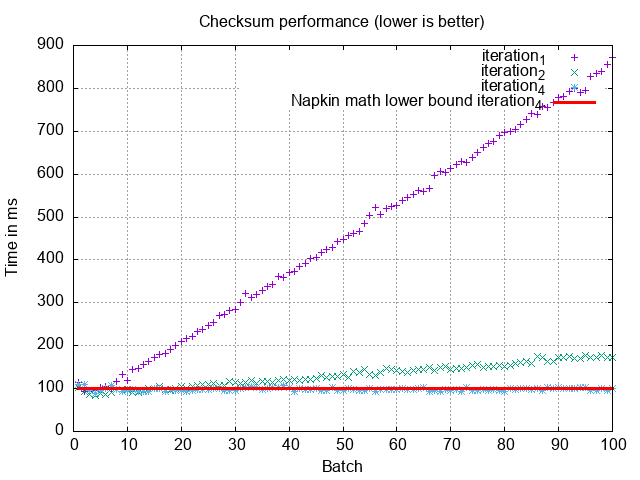

gnuplot code for this plot:
set title 'Checksum performance (lower is better)'
set ylabel 'Time in ms'
set xlabel 'Batch'
set grid # Show the grid
set term png
set output 'iteration_4.png'
plot \
'iteration_1.csv' title "iteration_1", 'iteration_2.csv' title "iteration_2", 'iteration_4.csv' title "iteration_4", 100 title 'Napkin math lower bound iteration_4.' lw 3 lc 'red'